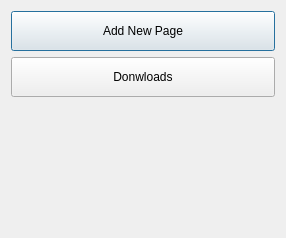
<?xml version="1.0" encoding="UTF-8"?>
<ui version="4.0">
 <class>dialog</class>
 <widget class="QDialog" name="dialog">
  <property name="geometry">
   <rect>
    <x>0</x>
    <y>0</y>
    <width>286</width>
    <height>238</height>
   </rect>
  </property>
  <property name="windowTitle">
   <string>Opções</string>
  </property>
  <layout class="QVBoxLayout" name="verticalLayout_2">
   <item>
    <layout class="QVBoxLayout" name="verticalLayout">
     <item>
      <widget class="QPushButton" name="add_page">
       <property name="sizePolicy">
        <sizepolicy hsizetype="Expanding" vsizetype="Expanding">
         <horstretch>0</horstretch>
         <verstretch>0</verstretch>
        </sizepolicy>
       </property>
       <property name="maximumSize">
        <size>
         <width>16777215</width>
         <height>40</height>
        </size>
       </property>
       <property name="text">
        <string>Add New Page</string>
       </property>
      </widget>
     </item>
     <item>
      <widget class="QPushButton" name="donwloads_page">
       <property name="sizePolicy">
        <sizepolicy hsizetype="Expanding" vsizetype="Expanding">
         <horstretch>0</horstretch>
         <verstretch>0</verstretch>
        </sizepolicy>
       </property>
       <property name="maximumSize">
        <size>
         <width>16777215</width>
         <height>40</height>
        </size>
       </property>
       <property name="text">
        <string>Donwloads</string>
       </property>
      </widget>
     </item>
     <item>
      <spacer name="verticalSpacer">
       <property name="orientation">
        <enum>Qt::Vertical</enum>
       </property>
       <property name="sizeHint" stdset="0">
        <size>
         <width>20</width>
         <height>40</height>
        </size>
       </property>
      </spacer>
     </item>
    </layout>
   </item>
  </layout>
 </widget>
 <resources/>
 <connections/>
</ui>
